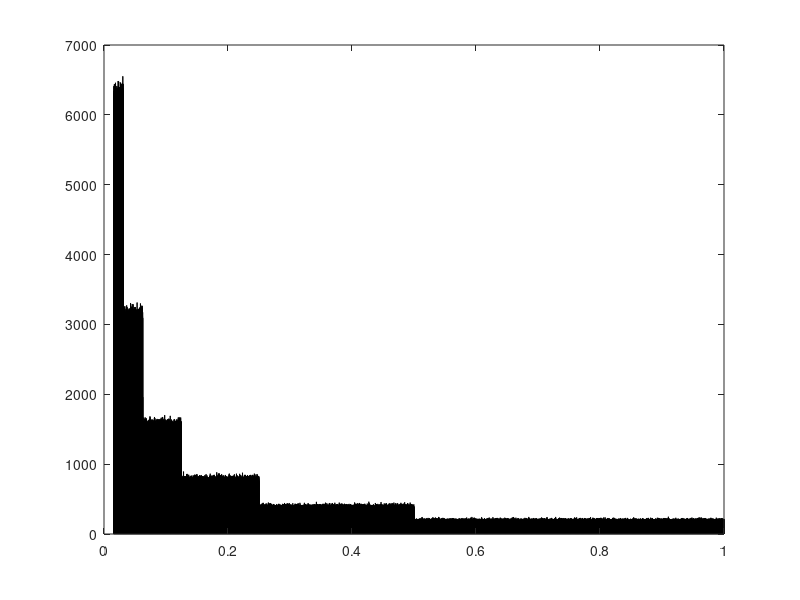

Source code (MATLAB): (Note: this script raises an error after producing the figure.)
function dictionaryPriorExperiment1( )
%% First part: data generation for MASS dictionary, with exponential dropping
%data generation parameters
factor = 2;
lowerVal = 0.01;
highVal = 1;
dataNum = 1e6;
resolution = 1e4;

for i = 1:20
    if 0.5 / (factor^i) < lowerVal
        break;
    end
end
range = i; %plus it self
sampleMat = zeros( dataNum, range );

for j = 1:dataNum
    dominantPeak = rand(1,1)*0.5 + 0.5;
    peakList = zeros(range, 1);
    peakList(1) = dominantPeak;
    cPeak = dominantPeak;
    for i = 1:range-1
        cPeak = cPeak / factor;
        peakList(1+i) = cPeak;
    end
    sampleMat(j, :) = peakList;
end
figure;hist(sampleMat(:), resolution );

%% Second part: fit dist. to data
%matlab tool to fit data
dfittool;
% using bounded Pareto dist. to fit
logL = log(lowerVal);
sumLogX = sum(log(sampleMat(:)));
myfun = @(alpha)boundedParetoFunc( alpha, sampleMat(:), lowerVal, highVal, logL, sumLogX );
lb = zeros( 1, 1 );
ub = [];
options.MaxFunEvals = 1e4;
options.MaxIter = 1e4;
options.GradObj = 'on';
[lalpha,~] = fmincon( myfun,1e-3, [], [], [], [], lb, ub, [], options);
[nelements, centers]=hist(sampleMat(:), resolution);
totalN = sum(nelements)* (highVal-lowerVal) / resolution;
nelements = nelements / totalN;
figure;plot(centers,nelements);
hold on; plot( lowerVal:1e-4:highVal,boundedparetopdf( lowerVal, highVal, lalpha, lowerVal:1e-4:highVal ), 'r' );
legend('histogram of generated data','fitted Pareto distribution');
title( 'Fit Bounded-Pareto distribution to generated data, with alpha = 4.79e-9' );
end